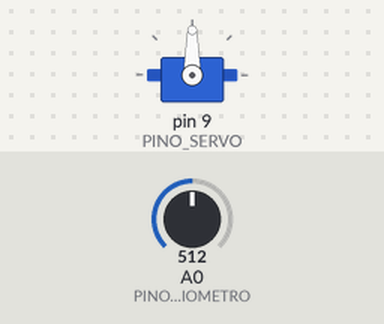
Simulated run of this sketch. Board: Arduino Uno, built with avr-gcc and run on an emulated ATmega328P. On the bench: servo. Inputs (shaded band) come from the test bench; at power-on: A0 (PINO_POTENCIOMETRO) = 512.

Above: at 1.2 s.
1.3 s: A0 (PINO_POTENCIOMETRO) set to 716
At 2.4 s:
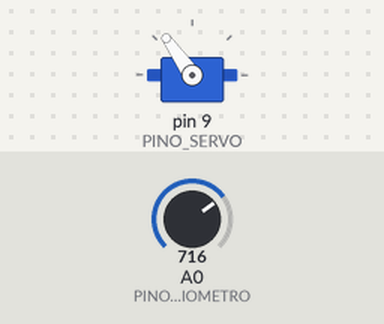
2.8 s: A0 (PINO_POTENCIOMETRO) set to 900
At 3.2 s:
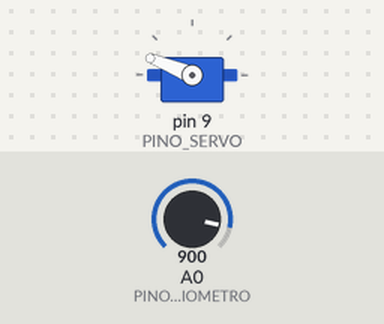
4.3 s: A0 (PINO_POTENCIOMETRO) set to 1023
At 4.6 s:
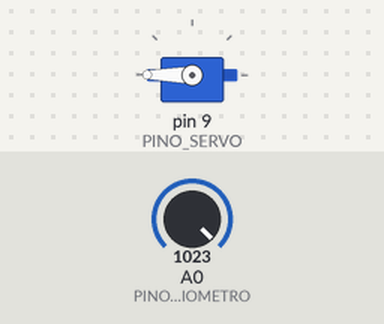
5.8 s: A0 (PINO_POTENCIOMETRO) set to 306
At 6.7 s:
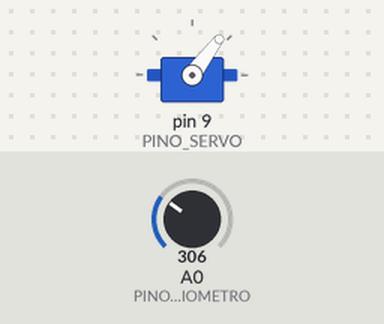
7.3 s: A0 (PINO_POTENCIOMETRO) set to 122
At 8.1 s:
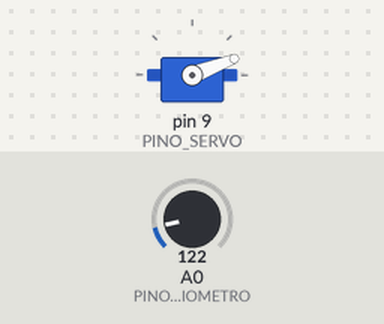
Timing chart, 0 to 9.8 s (numbered marks = the images above; inputs shaded):
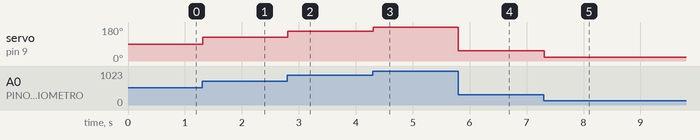

Measured:
- after the input at 1.3 s, servo on pin 9 (PINO_SERVO): 90° → 125° at once
- after the input at 2.8 s, servo on pin 9 (PINO_SERVO): 125° → 158° at once
- after the input at 4.3 s, servo on pin 9 (PINO_SERVO): 158° → 180° at once
- after the input at 5.8 s, servo on pin 9 (PINO_SERVO): 180° → 53° at once
- after the input at 7.3 s, servo on pin 9 (PINO_SERVO): 53° → 21° at once

The sketch:

servo-motor.ino
```cpp
// (licence header left out)
#include <Servo.h>

#define PINO_POTENCIOMETRO A0
#define PINO_SERVO 9

// cria um objeto para controlar o servo motor
Servo servoMotor;

void setup() {
  // registra o pino onde está conectado o servo motor
  servoMotor.attach(PINO_SERVO);
}

void loop() {
  // obtém o valor corrente do potenciômetro (valor entre 0 e 1023)
  int valorPot = analogRead(PINO_POTENCIOMETRO);

  // mapeia o valor do potenciômetro para ser
  // compatível com o servo (valor entre 0 e 180)
  int posicaoServo = map(valorPot, 0, 1023, 0, 180);

  // move o servo para a posição desejada
  servoMotor.write(posicaoServo);

  delay(15);
}
```
